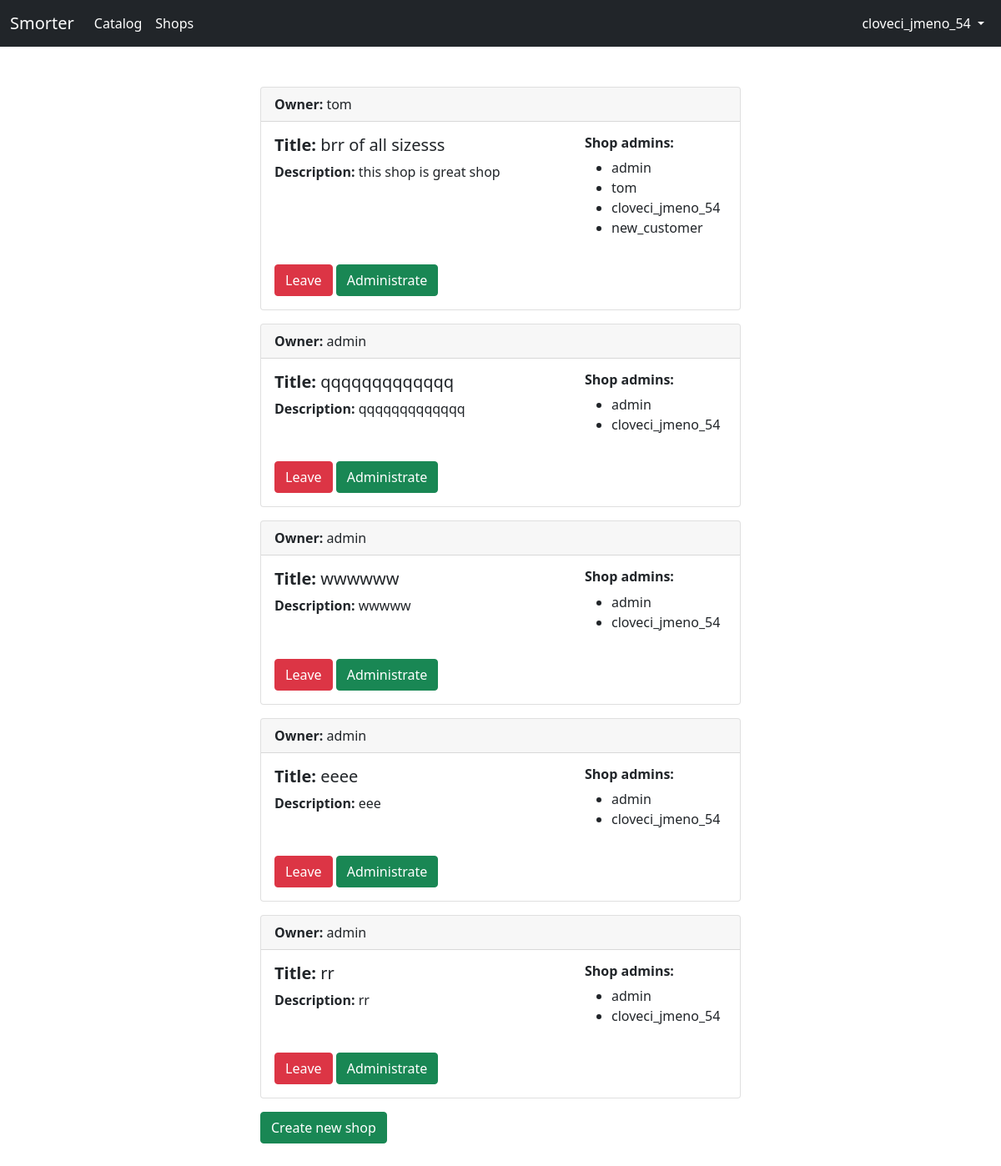
The app's page /myshops/ (signed in), older data.
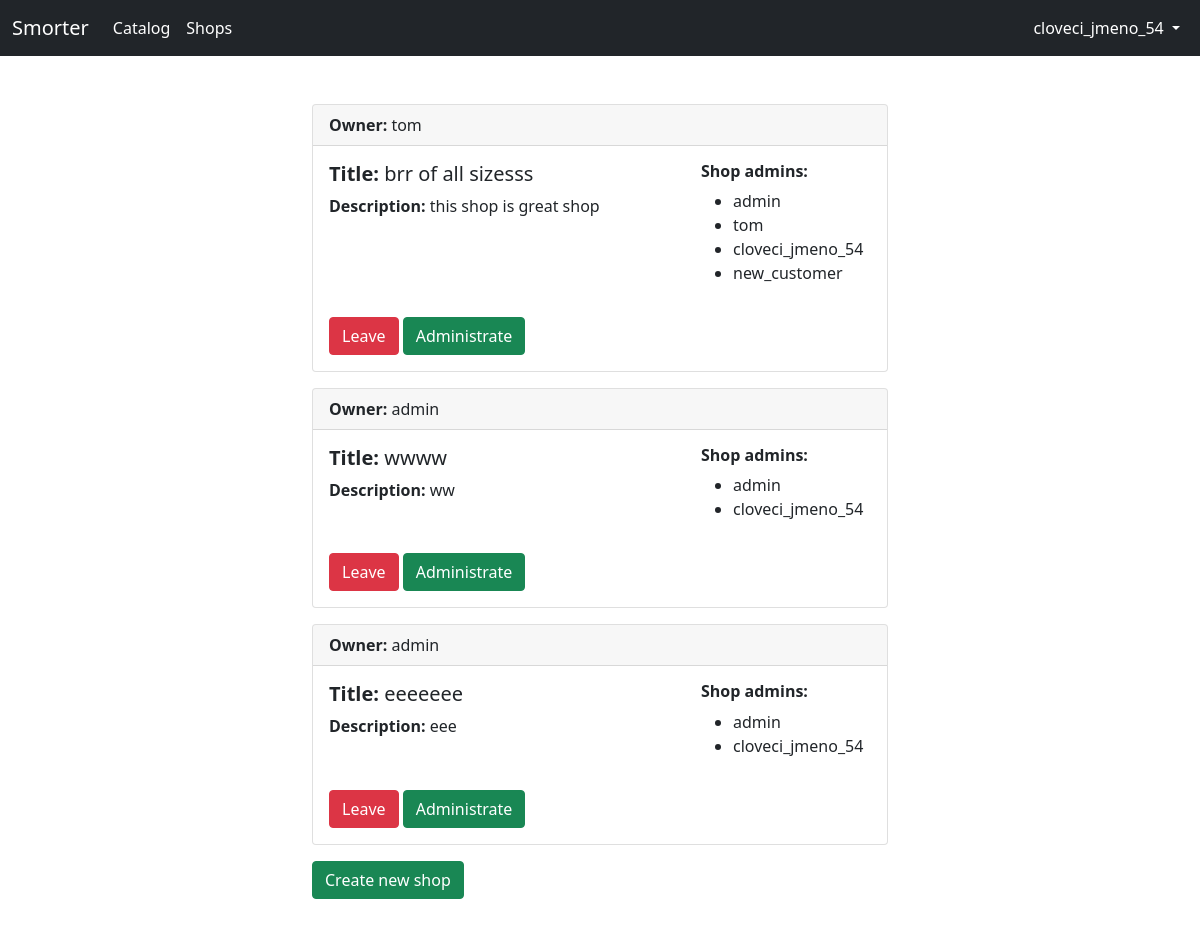
The same page, newer data.
### eshop/models.py (models this page shows, shortened)
class Shop(models.Model):
    owner = models.ForeignKey(SmorterUser, null=True, blank=True, on_delete=models.CASCADE)
    title = models.CharField(max_length=100, null=False, blank=False, unique=True)
    description = models.TextField()
    admin_group = models.OneToOneField(SmorterGroup, null=True, blank=True, on_delete=models.SET_NULL)
    payment_methods = models.ManyToManyField(PaymentMethod, blank=False, null=False)
    shipment_methods = models.ManyToManyField(ShipmentMethod, blank=False, null=False)
    datetime = models.DateTimeField(default=datetime.datetime.now, blank=True)
    image = models.ImageField(upload_to=shop_img_path, null=True, blank=True)
    class Meta:
        ordering = ["owner"]

class SmorterUser(models.Model):
    user = models.OneToOneField(User, unique=True, null=False, blank=False, on_delete=models.CASCADE)
    groups = models.ManyToManyField(SmorterGroup)
    class Meta:
        ordering = ["user"]
    def __str__(self):
        return f"{self.user.username}"

### eshop/views.py (the view)
# urls.py: path('myshops/', views.my_shops, name="my_shops"),
def my_shops(request):
    shops = [a for tup in [list(Shop.objects.filter(admin_group__name=x.name)) for x in request.user.smorteruser.groups.all()] for a in tup]
    return render(request, 'eshop/myshops.html', {"shops":  shops})

### eshop/templates/eshop/myshops.html (shortened to what this page needs)
{% extends "base.html" %}
{% block content %}
<br><br>
<div class="container" style="width: 50%;">
    {% for shop in shops %}
        <div class="card mb-3">
            <div class="card-header"><strong>Owner:</strong> {{ shop.owner }}</div>
            <div class="card-body">
                <div class="row g-3 mb-3">
                    <div class="col-md-8">
                        <h5 class="card-title"><strong>Title:</strong> {{ shop.title }}</h5>
                        <p class="card-text"><strong>Description:</strong> {{ shop.description }}</p>
                    </div>
                    <div class="col-md-4">
                        <h6 class="card-text"><strong>Shop admins:</strong></h6>
                        <ul>
                            {% for admin in shop.admin_group.smorteruser_set.all %}
                            <li class="card-text">{{ admin }}</li>
                            {% endfor %}
                        </ul>
                    </div>
                </div>
                {% if shop.owner.user != user %}
                    <a href="#" class="btn btn-danger" data-bs-toggle="modal" data-bs-target="#confirmLeave{{ shop.id }}">Leave</a>
                {% else %}
                    <a href="#" class="btn btn-danger" data-bs-toggle="modal" data-bs-target="#confirmDelete{{ shop.id }}">Delete</a>
                {% endif %}
                <a href="{% url 'admin_shop' shop.id 'details' %}" class="btn btn-success">Administrate</a>
            </div>
        </div>
    {% endfor %}
    <a href="{% url 'create_shop' %}" class="btn btn-success" role="button">Create new shop</a>
</div>
<br><br>
{% endblock %}

Row changes from the older to the newer data that the page shows:
removed Shop: owner "admin", title "qqqqqqqqqqqqq", description "qqqqqqqqqqqqq", SmorterUser (user.username "admin"), SmorterUser (user.username "cloveci_jmeno_54")
removed Shop: owner "admin", title "wwwwww", description "wwwww", SmorterUser (user.username "admin"), SmorterUser (user.username "cloveci_jmeno_54")
removed Shop: owner "admin", title "eeee", description "eee", SmorterUser (user.username "admin"), SmorterUser (user.username "cloveci_jmeno_54")
removed Shop: owner "admin", title "rr", description "rr", SmorterUser (user.username "admin"), SmorterUser (user.username "cloveci_jmeno_54")
added Shop: owner "admin", title "wwww", description "ww", SmorterUser (user.username "admin"), SmorterUser (user.username "cloveci_jmeno_54")
added Shop: owner "admin", title "eeeeeee", description "eee", SmorterUser (user.username "admin"), SmorterUser (user.username "cloveci_jmeno_54")
